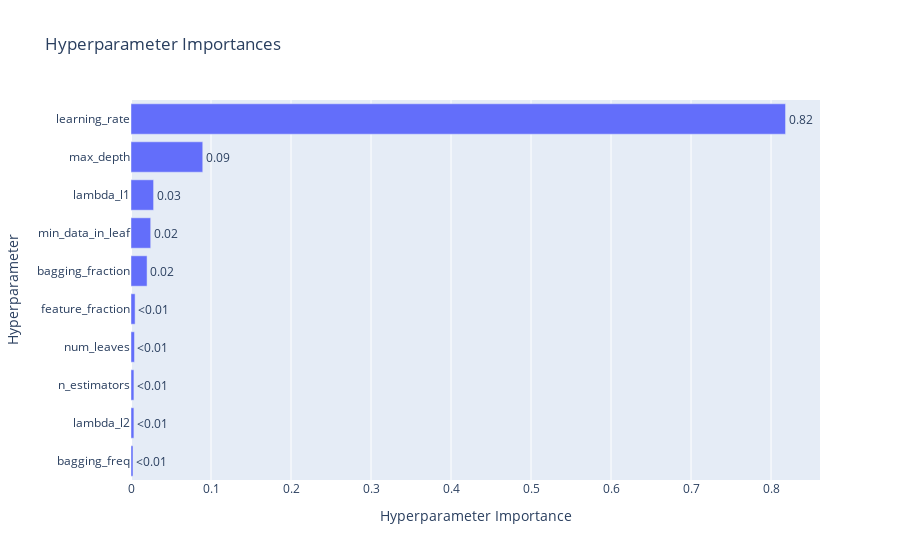

Notebook source saved alongside this figure:
### Code cell
# 하이퍼파라미터별 중요도를 확인할 수 있는 그래프
optuna.visualization.plot_param_importances(study_lgb_no_encoded)

### Figure 1 — Plotly figure (JSON) as saved in the notebook; plotly's stock layout.template omitted (floating-point values rounded to 4 significant figures)
{"data": [{"cliponaxis": false, "hovertemplate": ["bagging_freq (IntDistribution): 0.0025065055548014015<extra></extra>", "lambda_l2 (FloatDistribution): 0.0036211864441888972<extra></extra>", "n_estimators (IntDistribution): 0.0036444977265990973<extra></extra>", "num_leaves (IntDistribution): 0.004334944792888707<extra></extra>", "feature_fraction (FloatDistribution): 0.005126584628462726<extra></extra>", "bagging_fraction (FloatDistribution): 0.020086071330270124<extra></extra>", "min_data_in_leaf (IntDistribution): 0.02462447578867283<extra></extra>", "lambda_l1 (FloatDistribution): 0.028232253699446055<extra></extra>", "max_depth (IntDistribution): 0.08969273526030415<extra></extra>", "learning_rate (FloatDistribution): 0.8181307447743662<extra></extra>"], "name": "Objective Value", "orientation": "h", "text": ["<0.01", "<0.01", "<0.01", "<0.01", "<0.01", "0.02", "0.02", "0.03", "0.09", "0.82"], "textposition": "outside", "type": "bar", "x": [0.002507, 0.003621, 0.003644, 0.004335, 0.005127, 0.02009, 0.02462, 0.02823, 0.08969, 0.8181], "y": ["bagging_freq", "lambda_l2", "n_estimators", "num_leaves", "feature_fraction", "bagging_fraction", "min_data_in_leaf", "lambda_l1", "max_depth", "learning_rate"]}], "layout": {"title": {"text": "Hyperparameter Importances"}, "xaxis": {"title": {"text": "Hyperparameter Importance"}}, "yaxis": {"title": {"text": "Hyperparameter"}}}}
